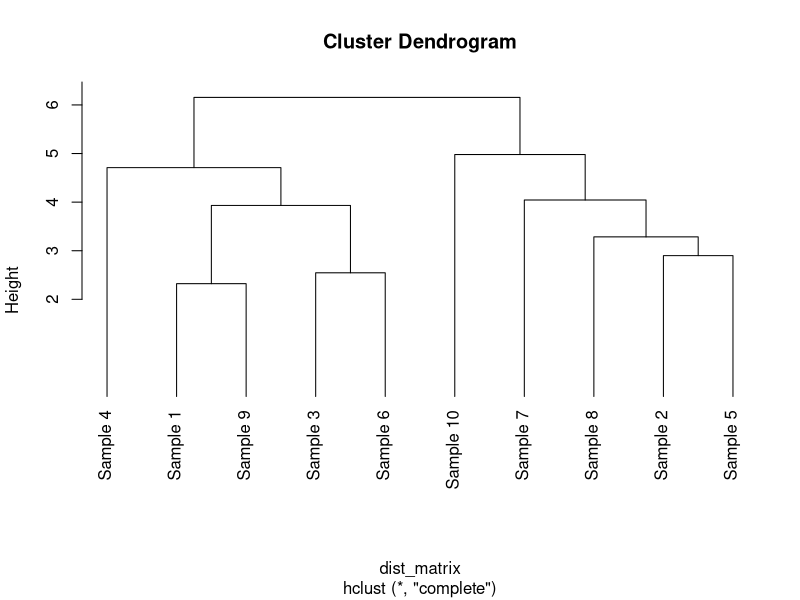
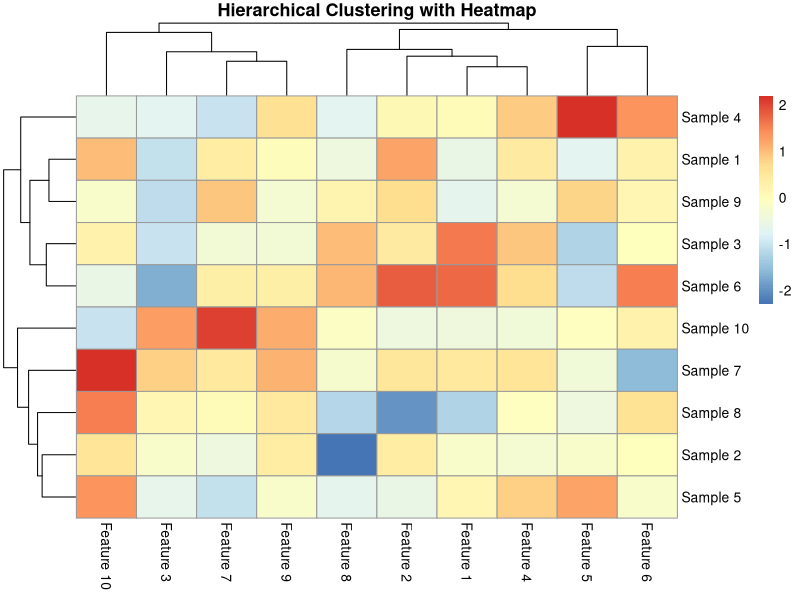

These figures' R source, in order:
# Load required libraries
require("pheatmap") # If not installed
library(pheatmap)

# Generate a random dataset
set.seed(123)
data_matrix <- matrix(rnorm(100), nrow=10)  # 10 samples, 10 features
rownames(data_matrix) <- paste("Sample", 1:10)
colnames(data_matrix) <- paste("Feature", 1:10)

# Perform hierarchical clustering
dist_matrix <- dist(data_matrix)  # Distance matrix
hc <- hclust(dist_matrix, method = "complete")  # Hierarchical clustering
plot(hc, hang=-1)

clusters = cutree(hc, k=4)

# Generate heatmap with dendrogram
pheatmap(data_matrix, 
         clustering_distance_rows = "euclidean", 
         clustering_method = "complete",
         main = "Hierarchical Clustering with Heatmap")

#let's experiment with real data